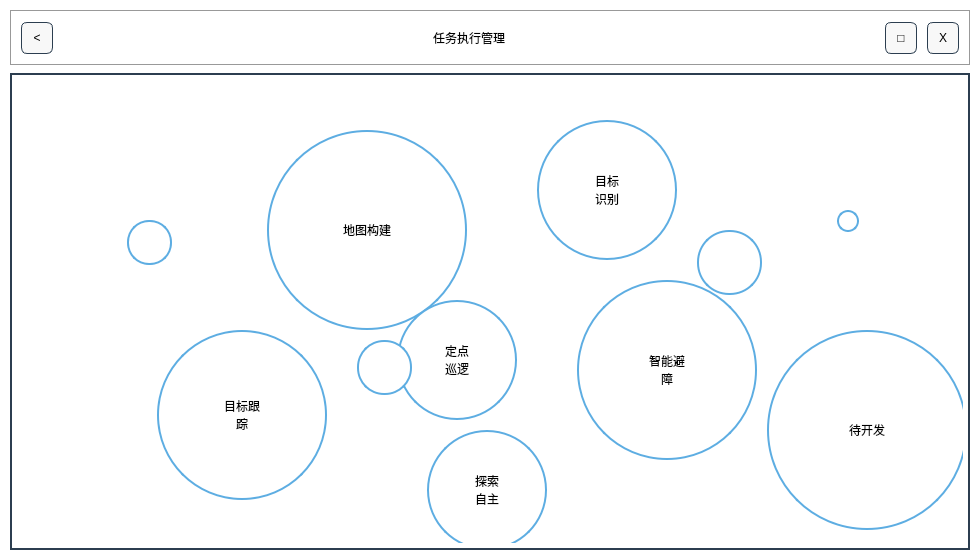
<?xml version="1.0" encoding="UTF-8"?>
<ui version="4.0">
 <class>TaskExecutionManagement</class>
 <widget class="QWidget" name="TaskExecutionManagement">
  <property name="geometry">
   <rect>
    <x>0</x>
    <y>0</y>
    <width>980</width>
    <height>560</height>
   </rect>
  </property>
  <property name="windowTitle">
   <string>任务执行管理</string>
  </property>
  <property name="styleSheet">
   <string notr="true">
QWidget#TaskExecutionManagement{
    background-color: white;
}

QFrame#titleBar{
    background-color: white;
    border: 1px solid #999999;
}

QFrame#mainFrame{
    background-color: white;
    border: 2px solid #2c3e50;
}

QPushButton#btnBack,
QPushButton#btnMax,
QPushButton#btnClose{
    font: 18px "Microsoft YaHei";
    border: 1px solid #2c3e50;
    border-radius: 6px;
    background-color: #f8f8f8;
    min-width: 30px;
    min-height: 30px;
}

QPushButton#btnBack:hover,
QPushButton#btnMax:hover,
QPushButton#btnClose:hover{
    background-color: #eaeaea;
}
   </string>
  </property>

  <layout class="QVBoxLayout" name="verticalLayoutRoot">
   <property name="leftMargin">
    <number>10</number>
   </property>
   <property name="topMargin">
    <number>10</number>
   </property>
   <property name="rightMargin">
    <number>10</number>
   </property>
   <property name="bottomMargin">
    <number>10</number>
   </property>
   <property name="spacing">
    <number>8</number>
   </property>

   <!-- TitleBar -->
   <item>
    <widget class="QFrame" name="titleBar">
     <property name="minimumSize">
      <size>
       <width>0</width>
       <height>55</height>
      </size>
     </property>
     <property name="maximumSize">
      <size>
       <width>16777215</width>
       <height>55</height>
      </size>
     </property>
     <property name="frameShape">
      <enum>QFrame::StyledPanel</enum>
     </property>

     <layout class="QHBoxLayout" name="horizontalLayoutTitle">
      <property name="leftMargin">
       <number>10</number>
      </property>
      <property name="rightMargin">
       <number>10</number>
      </property>
      <property name="spacing">
       <number>10</number>
      </property>

      <item>
       <widget class="QPushButton" name="btnBack">
        <property name="text">
         <string>&lt;</string>
        </property>
        <property name="minimumSize">
         <size>
          <width>40</width>
          <height>30</height>
         </size>
        </property>
        <property name="maximumSize">
         <size>
          <width>40</width>
          <height>30</height>
         </size>
        </property>
       </widget>
      </item>

      <item>
       <spacer name="spacerLeft">
        <property name="orientation">
         <enum>Qt::Horizontal</enum>
        </property>
        <property name="sizeHint" stdset="0">
         <size>
          <width>40</width>
          <height>20</height>
         </size>
        </property>
       </spacer>
      </item>

      <item>
       <widget class="QLabel" name="lblTitle">
        <property name="text">
         <string>任务执行管理</string>
        </property>
        <property name="alignment">
         <set>Qt::AlignCenter</set>
        </property>
        <property name="styleSheet">
         <string notr="true">
font: 20px "Microsoft YaHei";
color: black;
         </string>
        </property>
       </widget>
      </item>

      <item>
       <spacer name="spacerRight">
        <property name="orientation">
         <enum>Qt::Horizontal</enum>
        </property>
        <property name="sizeHint" stdset="0">
         <size>
          <width>40</width>
          <height>20</height>
         </size>
        </property>
       </spacer>
      </item>

      <item>
       <widget class="QPushButton" name="btnMax">
        <property name="text">
         <string>□</string>
        </property>
        <property name="minimumSize">
         <size>
          <width>30</width>
          <height>30</height>
         </size>
        </property>
        <property name="maximumSize">
         <size>
          <width>30</width>
          <height>30</height>
         </size>
        </property>
       </widget>
      </item>

      <item>
       <widget class="QPushButton" name="btnClose">
        <property name="text">
         <string>X</string>
        </property>
        <property name="minimumSize">
         <size>
          <width>30</width>
          <height>30</height>
         </size>
        </property>
        <property name="maximumSize">
         <size>
          <width>30</width>
          <height>30</height>
         </size>
        </property>
       </widget>
      </item>

     </layout>
    </widget>
   </item>

   <!-- Main Frame -->
   <item>
    <widget class="QFrame" name="mainFrame">
     <property name="frameShape">
      <enum>QFrame::StyledPanel</enum>
     </property>

     <layout class="QVBoxLayout" name="verticalLayoutMain">
      <property name="leftMargin">
       <number>5</number>
      </property>
      <property name="topMargin">
       <number>5</number>
      </property>
      <property name="rightMargin">
       <number>5</number>
      </property>
      <property name="bottomMargin">
       <number>5</number>
      </property>

      <item>
       <widget class="QWidget" name="canvasArea">
        <property name="styleSheet">
         <string notr="true">
QPushButton{
    border: 2px solid #5dade2;
    background-color: white;
    font: 16px "Microsoft YaHei";
}
QPushButton:hover{
    background-color: #ecf5ff;
}
         </string>
        </property>

        <!-- Bubble Buttons -->
        <widget class="QPushButton" name="btnMapBuild">
         <property name="geometry">
          <rect>
           <x>250</x>
           <y>50</y>
           <width>200</width>
           <height>200</height>
          </rect>
         </property>
         <property name="text">
          <string>地图构建</string>
         </property>
         <property name="styleSheet">
          <string notr="true">border-radius: 100px;</string>
         </property>
        </widget>

        <widget class="QPushButton" name="btnTargetIdentify">
         <property name="geometry">
          <rect>
           <x>520</x>
           <y>40</y>
           <width>140</width>
           <height>140</height>
          </rect>
         </property>
         <property name="text">
          <string>目标
识别</string>
         </property>
         <property name="styleSheet">
          <string notr="true">border-radius: 70px;</string>
         </property>
        </widget>

        <widget class="QPushButton" name="btnObstacleAvoid">
         <property name="geometry">
          <rect>
           <x>560</x>
           <y>200</y>
           <width>180</width>
           <height>180</height>
          </rect>
         </property>
         <property name="text">
          <string>智能避
障</string>
         </property>
         <property name="styleSheet">
          <string notr="true">border-radius: 90px;</string>
         </property>
        </widget>

        <widget class="QPushButton" name="btnWaitDev">
         <property name="geometry">
          <rect>
           <x>750</x>
           <y>250</y>
           <width>200</width>
           <height>200</height>
          </rect>
         </property>
         <property name="text">
          <string>待开发</string>
         </property>
         <property name="styleSheet">
          <string notr="true">border-radius: 100px;</string>
         </property>
        </widget>

        <widget class="QPushButton" name="btnTargetTrack">
         <property name="geometry">
          <rect>
           <x>140</x>
           <y>250</y>
           <width>170</width>
           <height>170</height>
          </rect>
         </property>
         <property name="text">
          <string>目标跟
踪</string>
         </property>
         <property name="styleSheet">
          <string notr="true">border-radius: 85px;</string>
         </property>
        </widget>

        <widget class="QPushButton" name="btnFixedPatrol">
         <property name="geometry">
          <rect>
           <x>380</x>
           <y>220</y>
           <width>120</width>
           <height>120</height>
          </rect>
         </property>
         <property name="text">
          <string>定点
巡逻</string>
         </property>
         <property name="styleSheet">
          <string notr="true">border-radius: 60px;</string>
         </property>
        </widget>

        <widget class="QPushButton" name="btnExploreAuto">
         <property name="geometry">
          <rect>
           <x>410</x>
           <y>350</y>
           <width>120</width>
           <height>120</height>
          </rect>
         </property>
         <property name="text">
          <string>探索
自主</string>
         </property>
         <property name="styleSheet">
          <string notr="true">border-radius: 60px;</string>
         </property>
        </widget>

        <!-- Decorative bubbles -->
        <widget class="QPushButton" name="bubbleSmall1">
         <property name="geometry">
          <rect>
           <x>110</x>
           <y>140</y>
           <width>45</width>
           <height>45</height>
          </rect>
         </property>
         <property name="text">
          <string/>
         </property>
         <property name="styleSheet">
          <string notr="true">border-radius: 22px;</string>
         </property>
        </widget>

        <widget class="QPushButton" name="bubbleSmall2">
         <property name="geometry">
          <rect>
           <x>340</x>
           <y>260</y>
           <width>55</width>
           <height>55</height>
          </rect>
         </property>
         <property name="text">
          <string/>
         </property>
         <property name="styleSheet">
          <string notr="true">border-radius: 27px;</string>
         </property>
        </widget>

        <widget class="QPushButton" name="bubbleSmall3">
         <property name="geometry">
          <rect>
           <x>680</x>
           <y>150</y>
           <width>65</width>
           <height>65</height>
          </rect>
         </property>
         <property name="text">
          <string/>
         </property>
         <property name="styleSheet">
          <string notr="true">border-radius: 32px;</string>
         </property>
        </widget>

        <widget class="QPushButton" name="bubbleSmall4">
         <property name="geometry">
          <rect>
           <x>820</x>
           <y>130</y>
           <width>22</width>
           <height>22</height>
          </rect>
         </property>
         <property name="text">
          <string/>
         </property>
         <property name="styleSheet">
          <string notr="true">border-radius: 11px;</string>
         </property>
        </widget>

       </widget>
      </item>

     </layout>
    </widget>
   </item>

  </layout>

 </widget>
 <resources/>
 <connections/>
</ui>
